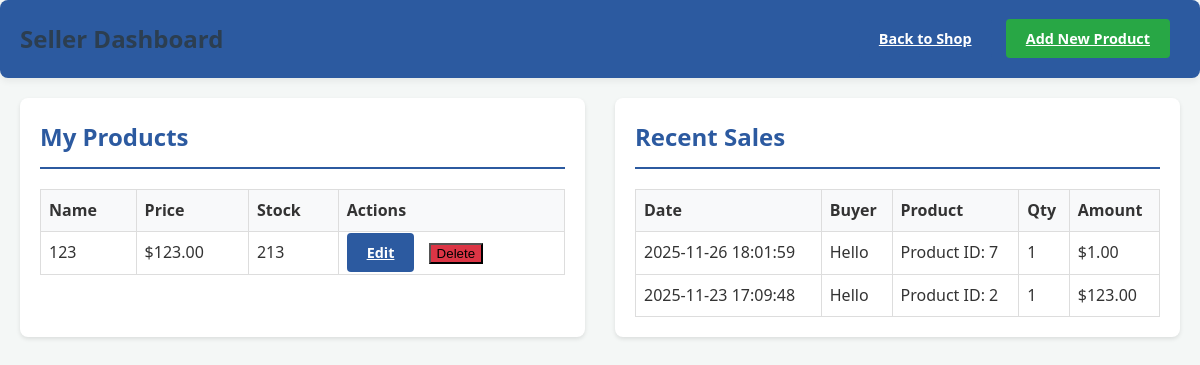
The app's page /seller/dashboard (signed in) with its own data.
### tables this page shows
CREATE TABLE products (
            id INTEGER PRIMARY KEY AUTOINCREMENT,
            seller_id INTEGER,
            name TEXT NOT NULL,
            price REAL NOT NULL,
            description TEXT,
            image_url TEXT,
            stock INTEGER DEFAULT 0,
            created_at TIMESTAMP DEFAULT CURRENT_TIMESTAMP,
            FOREIGN KEY (seller_id) REFERENCES users (id)
        );

CREATE TABLE order_items (
            id INTEGER PRIMARY KEY AUTOINCREMENT,
            order_id INTEGER NOT NULL,
            product_id INTEGER NOT NULL,
            seller_id INTEGER,
            quantity INTEGER NOT NULL,
            price REAL NOT NULL,
            FOREIGN KEY (order_id) REFERENCES orders(id),
            FOREIGN KEY (product_id) REFERENCES products(id)
        );

CREATE TABLE orders (
            id INTEGER PRIMARY KEY AUTOINCREMENT,
            user_id INTEGER NOT NULL,
            total REAL NOT NULL,
            status TEXT DEFAULT 'placed',
            created_at TIMESTAMP DEFAULT CURRENT_TIMESTAMP
        );

CREATE TABLE users (
            id INTEGER PRIMARY KEY AUTOINCREMENT,
            username TEXT UNIQUE NOT NULL,
            password_hash TEXT NOT NULL,
            email TEXT NOT NULL,
            role TEXT DEFAULT 'customer', -- customer, seller, admin
            created_at TIMESTAMP DEFAULT CURRENT_TIMESTAMP
        );

### Main.py (the view)
@app.route('/seller/dashboard')
@login_required
@seller_required
def seller_dashboard():
    conn = get_db_connection()
    products = conn.execute('SELECT * FROM products WHERE seller_id=? ORDER BY created_at DESC', (session['user_id'],)).fetchall()
    transactions = conn.execute('''
        SELECT oi.*, o.created_at as order_date, u.username as buyer
        FROM order_items oi
        JOIN orders o ON oi.order_id=o.id
        LEFT JOIN users u ON o.user_id=u.id
        WHERE oi.seller_id=? ORDER BY o.created_at DESC
    ''', (session['user_id'],)).fetchall()
    conn.close()
    return render_template('seller_dashboard.html', products=products, transactions=transactions)

### Main.py (called while the page is built)
def get_db_connection():
    conn = sqlite3.connect(DATABASE)
    conn.row_factory = sqlite3.Row
    return conn

@app.after_request
def add_security_headers(response):
    response.headers['X-Frame-Options'] = 'SAMEORIGIN'
    response.headers['X-Content-Type-Options'] = 'nosniff'
    return response

def login_required(f):
    @wraps(f)
    def decorated_function(*args, **kwargs):
        if 'user_id' not in session:
            return redirect(url_for('login'))
        return f(*args, **kwargs)
    return decorated_function

def seller_required(f):
    @wraps(f)
    def decorated_function(*args, **kwargs):
        if session.get('role') not in ['seller', 'admin']:
            flash('You must be a seller or admin to access that page.')
            return redirect(url_for('profile'))
        return f(*args, **kwargs)
    return decorated_function

@app.before_request
def track_page_view():
    path = request.path
    if path.startswith('/static') or path.startswith('/uploads'):
        return
    user_id = session.get('user_id')
    ua = request.headers.get('User-Agent')
    try:
        conn = get_db_connection()
        conn.execute('INSERT INTO page_views (user_id, path, user_agent) VALUES (?, ?, ?)',
                     (user_id, path, ua))
        conn.commit()
        conn.close()
    except Exception as e:
        app.logger.debug('analytics error: %s', e)

### templates/seller_dashboard.html (shortened to what this page needs)
<!DOCTYPE html>
<html>
<head>
    <link rel="stylesheet" href="{{ url_for('static', filename='css/admin.css') }}">
</head>
<body>
    <div class="header">
        <h1>Seller Dashboard</h1>
        <div>
            <a href="{{ url_for('index') }}" class="btn">Back to Shop</a>
            <a href="{{ url_for('seller_add_product') }}" class="btn" style="background: #28a745;">Add New Product</a>
        </div>
    </div>
    <div class="container">
        <div class="section">
            <h2>My Products</h2>
            <table class="products-table">
                <thead>
                    <tr>
                        <th>Name</th>
                        <th>Price</th>
                        <th>Stock</th>
                        <th>Actions</th>
                    </tr>
                </thead>
                <tbody>
                    {% for product in products %}
                    <tr>
                        <td>{{ product.name }}</td>
                        <td>${{ "%.2f"|format(product.price) }}</td>
                        <td>{{ product.stock }}</td>
                        <td>
                            <a href="{{ url_for('seller_edit_product', product_id=product.id) }}" class="btn">Edit</a>
                            <form method="post" action="{{ url_for('seller_delete_product') }}" class="inline-form">
                                <button type="submit" class="btn-danger" onclick="return confirm('Delete?')">Delete</button>
                            </form>
                        </td>
                    </tr>
                    {% else %}
                    <tr><td colspan="4">No products yet.</td></tr>
                    {% endfor %}
                </tbody>
            </table>
        </div>
        <div class="section">
            <h2>Recent Sales</h2>
            <table class="products-table">
                <thead>
                    <tr>
                        <th>Date</th>
                        <th>Buyer</th>
                        <th>Product</th>
                        <th>Qty</th>
                        <th>Amount</th>
                    </tr>
                </thead>
                <tbody>
                    {% for t in transactions %}
                    <tr>
                        <td>{{ t.order_date }}</td>
                        <td>{{ t.buyer }}</td>
                        <td>Product ID: {{ t.product_id }}</td>
                        <td>{{ t.quantity }}</td>
                        <td>${{ "%.2f"|format(t.price * t.quantity) }}</td>
                    </tr>
                    {% else %}
                    <tr><td colspan="5">No sales yet.</td></tr>
                    {% endfor %}
                </tbody>
            </table>
        </div>
    </div>
</body>
</html>

### static/css/admin.css (style rules this page uses)
.header { background: #2c5aa0; color: white; padding: 20px; margin: -20px -20px 20px -20px; display: flex; justify-content: space-between; align-items: center; }
.header h1 { margin: 0; }
.container { display: grid; grid-template-columns: 1fr 1fr; gap: 30px; margin-bottom: 30px; }
.section { background: white; padding: 20px; border-radius: 8px; box-shadow: 0 2px 4px rgba(0, 0, 0, 0.1); }
.section h2 { margin-top: 0; color: #2c5aa0; border-bottom: 2px solid #2c5aa0; padding-bottom: 10px; }
.btn { background: #2c5aa0; color: white; padding: 10px 20px; border: none; border-radius: 4px; cursor: pointer; margin-right: 10px; }
.btn-danger { background: #dc3545; }
.products-table, .messages-table { width: 100%; border-collapse: collapse; margin-top: 15px; }
.products-table th, .products-table td, .messages-table th, .messages-table td { border: 1px solid #ddd; padding: 8px; text-align: left; }
.products-table th, .messages-table th { background: #f8f9fa; font-weight: bold; }
.inline-form { display: inline; }

### static/css/base.css (style rules this page uses)
body { font-family: 'Segoe UI', Tahoma, Geneva, Verdana, sans-serif; margin: 0; padding: 20px; background-color: #f4f7f6; color: #333; line-height: 1.6; }
.header { display: flex; justify-content: space-between; align-items: center; background: white; padding: 15px 30px; margin-bottom: 30px; border-radius: 8px; box-shadow: 0 4px 6px rgba(0, 0, 0, 0.05); }
.header h1 { margin: 0; font-size: 1.5rem; color: #2c3e50; }
.inline-form { display: inline-flex; align-items: center; }
.btn { background-color: #2c5aa0; color: white; padding: 9px 18px; border: none; border-radius: 5px; cursor: pointer; font-weight: 600; font-size: 0.9rem; transition: background-color 0.2s; }

### records on screen
products: name "123", price "123.00", stock "213"
order_items: order_date "2025-11-26 18:01:59", buyer "Hello", product_id "7", quantity "1", t.price*t.quantity "1.00"
order_items: order_date "2025-11-23 17:09:48", buyer "Hello", product_id "2", quantity "1", t.price*t.quantity "123.00"
